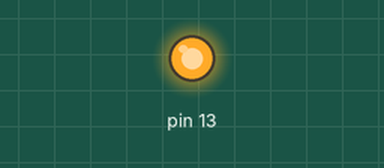
This sketch was run on a simulated Arduino Uno, built with avr-gcc and run on an emulated ATmega328P. Shown: output pins drawn as LEDs (lit = HIGH). What the sketch prints to the serial monitor is not drawn.

Above: at 0.1 s.
Timing chart, 0 to 1.6 s (numbered marks = the images above):
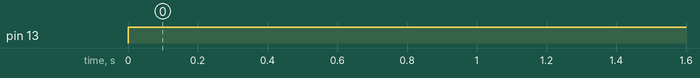

Measured:
- by itself, pin 13: LOW → HIGH at 0.00 s

The sketch:

limit_switch.ino
```cpp
const int limit_switch = 10;
void setup() {
Serial.begin(9600);
  pinMode(limit_switch,INPUT);
  pinMode (13, OUTPUT);

  digitalWrite (13, LOW);
}

void loop() {
  if (1){
    Serial.write('1');
    digitalWrite (13, HIGH);

  }else{
      Serial.write('0');
      digitalWrite (13, LOW);
    }

    Serial.write('\n');

}
```
